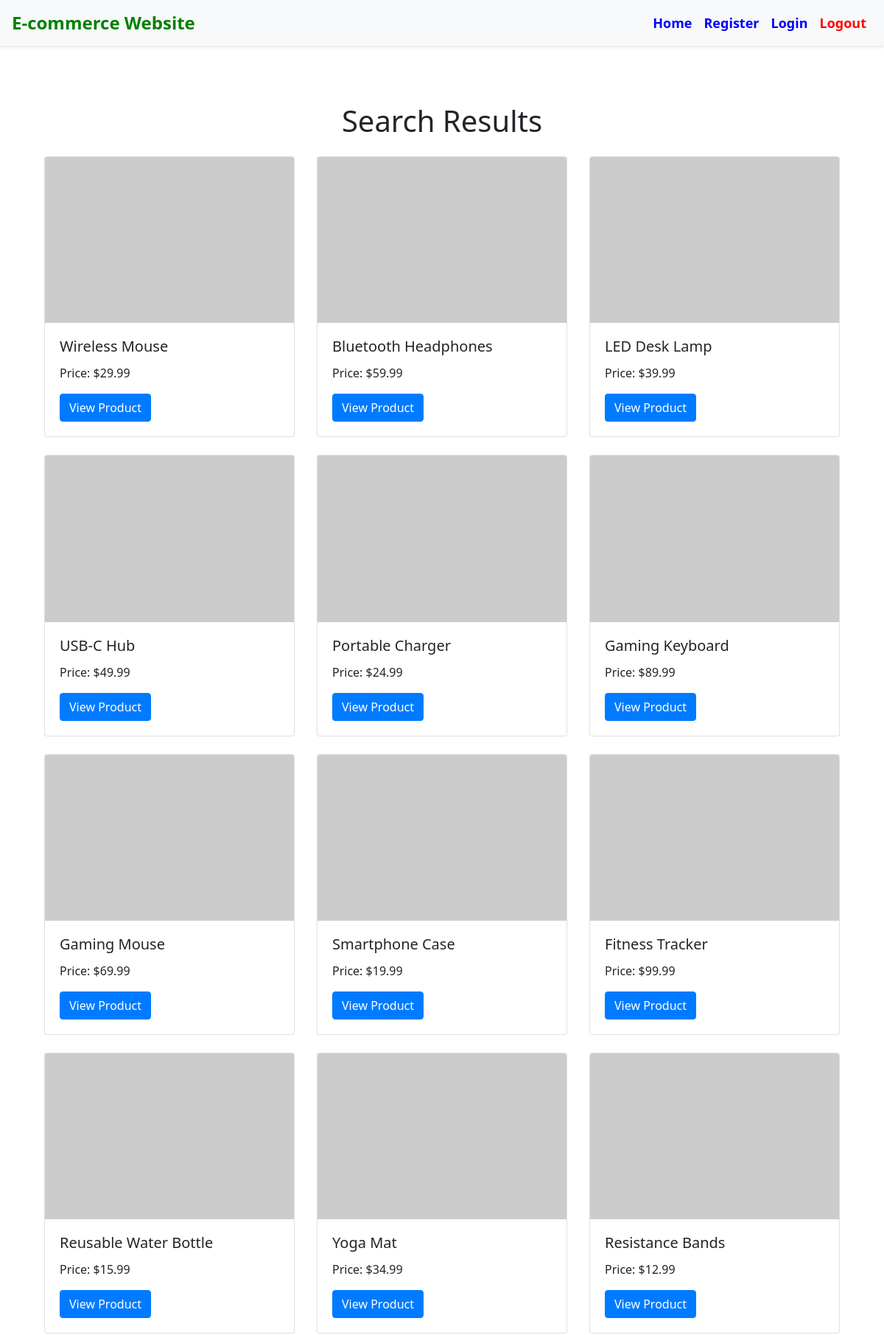
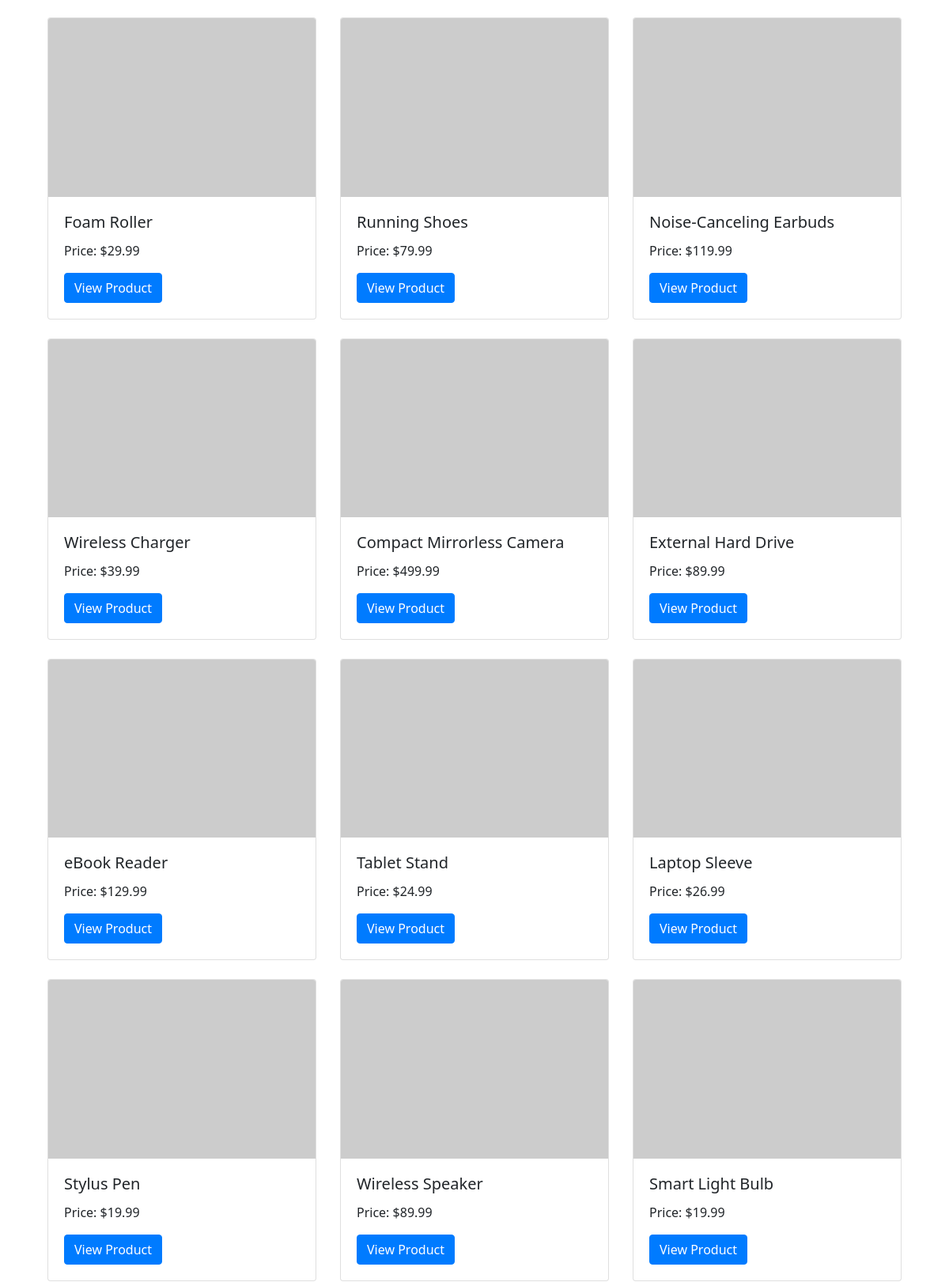
Screenshot of /search (upper part) with the database file from the repository (2 pictures, top to bottom).
### models.py (models this page shows)
class Product(db.Model):
    id = db.Column(db.Integer, primary_key=True)
    name = db.Column(db.String(120), unique=True, nullable=False)
    price = db.Column(db.Float, nullable=False)
    orders = db.relationship('Order', backref='product', lazy=True)

### app.py (the view)
@app.route('/search')
def search():
    query = request.args.get('query', '')
    pattern = r"(?:\b(select|update|delete|insert)\b|'[\s\S]*?('|\"|\`)|\b(like|=|--|#|;|=0|\|\||\%\d\d|@|@@)\b|AND\s(?:[01]|[tf]rue)|\bOR\b|[0-9]*\-|\*\d+|(?:\bGROUP\sBY\b|\bUNION\sSELECT\b|\bHAVING\b|\bWAITFOR\sDELAY\b|\bORDER\sBY\b)[\s\S]*?--\+?|[^\w\s\,]+|(?:[^\w\s])+[=]+(?:[^\w\s]))"
    if re.search(pattern, query, re.IGNORECASE):
        return render_template('search_results.html', message="Please be nice :)")
    products = Product.query.filter(Product.name.ilike(f'%{query}%')).all()
    return render_template('search_results.html', products=products)

### app.py (called while the page is built)
@app.before_request
def blocklist_ip():
    if request.remote_addr in BLOCKLIST:
        logging.warning(f"Blocked IP address: {request.remote_addr}")
        return render_template('403.html'), 403

### templates/search_results.html (shortened to what this page needs)
{% extends 'base.html' %}
{% block content %}
    <div class="container">
        <h1 class="text-center mt-5">Search Results</h1>
        {% if message %}
            <p class="text-center mt-4 text-danger">{{ message }}</p>
        {% elif products %}
            <div class="row mt-4">
                {% for product in products %}
                    <div class="col-md-4 mb-4">
                        <div class="card">
                            <img src="https://via.placeholder.com/150x100" class="card-img-top" alt="{{ product.name }} Image">
                            <div class="card-body">
                                <h5 class="card-title">{{ product.name }}</h5>
                                <p class="card-text">Price: ${{ product.price }}</p>
                                <a href="{{ url_for('product_page', product_id=product.id) }}" class="btn btn-primary">View Product</a>
                            </div>
                        </div>
                    </div>
                {% endfor %}
            </div>
        {% else %}
            <p class="text-center mt-4">No products found for your search query.</p>
        {% endif %}
    </div>
{% endblock %}

### templates/base.html (shortened to what this page needs)
<!DOCTYPE html>
<html lang="en">
    <head>
        <link rel="stylesheet" href="https://maxcdn.bootstrapcdn.com/bootstrap/4.5.2/css/bootstrap.min.css">
        <link rel="stylesheet" href="{{ url_for('static', filename='styles.css') }}">
    </head>
<body>
    <header>
        <nav class="navbar navbar-expand-lg navbar-light" style="background-color: #f8f9fa;">
            <a class="navbar-brand" href="{{ url_for('homepage') }}" style="font-size: 24px; color: green;"><b>E-commerce Website</b></a>
            <div class="collapse navbar-collapse" id="navbarNav">
                <ul class="navbar-nav ml-auto" style="font-size: 18px;">
                    <li class="nav-item">
                        <a class="nav-link" href="{{ url_for('homepage') }}"><span style="color: blue;" > <b>Home</b></span></a>
                    </li>
                    <li class="nav-item">
                        <a class="nav-link" href="{{ url_for('register') }}"><span style="color: blue;" ><b>Register</b></span></a>
                    </li>
                    <li class="nav-item">
                        <a class="nav-link" href="{{ url_for('login') }}"><span style="color: blue;" ><b>Login</b></span></a>
                    </li>
                    <li class="nav-item">
                        <a class="nav-link" href="{{ url_for('logout') }}"><span style="color: red;" ><b>Logout</b></span></a>
                    </li>
                </ul>
            </div>
        </nav>
    </header>
    <main class="container mt-3">
        {% block content %}
        {% endblock %}
    </main>
</body>
</html>

### static/styles.css (style rules this page uses)
body { font-family: 'Segoe UI', Tahoma, Geneva, Verdana, sans-serif; }
header { margin-bottom: 30px; }
.navbar { box-shadow: 0 2px 4px rgba(0, 0, 0, 0.1); }

### rows the page displays
Product: name "Wireless Mouse", price "29.99"
Product: name "Bluetooth Headphones", price "59.99"
Product: name "LED Desk Lamp", price "39.99"
Product: name "USB-C Hub", price "49.99"
Product: name "Portable Charger", price "24.99"
Product: name "Gaming Keyboard", price "89.99"
Product: name "Gaming Mouse", price "69.99"
Product: name "Smartphone Case", price "19.99"
Product: name "Fitness Tracker", price "99.99"
Product: name "Reusable Water Bottle", price "15.99"
Product: name "Yoga Mat", price "34.99"
Product: name "Resistance Bands", price "12.99"
Product: name "Foam Roller", price "29.99"
Product: name "Running Shoes", price "79.99"
Product: name "Noise-Canceling Earbuds", price "119.99"
Product: name "Wireless Charger", price "39.99"
Product: name "Compact Mirrorless Camera", price "499.99"
Product: name "External Hard Drive", price "89.99"
Product: name "eBook Reader", price "129.99"
Product: name "Tablet Stand", price "24.99"
Product: name "Laptop Sleeve", price "26.99"
Product: name "Stylus Pen", price "19.99"
Product: name "Wireless Speaker", price "89.99"
Product: name "Smart Light Bulb", price "19.99"
